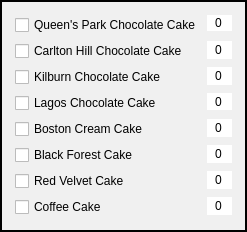
     <widget class="QGroupBox" name="cakeBox">
      <property name="styleSheet">
       <string notr="true">QGroupBox {
	background-color: rgb(240, 240, 240);
	border: 2px solid black;
	padding: 2px;
}</string>
      </property>
      <property name="title">
       <string/>
      </property>
      <layout class="QFormLayout" name="formLayout_2">
       <item row="0" column="0">
        <widget class="QCheckBox" name="queenchocoBox">
         <property name="text">
          <string>Queen's Park Chocolate Cake</string>
         </property>
         <property name="iconSize">
          <size>
           <width>16</width>
           <height>16</height>
          </size>
         </property>
         <property name="autoRepeat">
          <bool>false</bool>
         </property>
         <property name="tristate">
          <bool>false</bool>
         </property>
        </widget>
       </item>
       <item row="1" column="0">
        <widget class="QCheckBox" name="carltonBox">
         <property name="text">
          <string>Carlton Hill Chocolate Cake</string>
         </property>
         <property name="iconSize">
          <size>
           <width>16</width>
           <height>16</height>
          </size>
         </property>
         <property name="autoRepeat">
          <bool>false</bool>
         </property>
         <property name="tristate">
          <bool>false</bool>
         </property>
        </widget>
       </item>
       <item row="2" column="0">
        <widget class="QCheckBox" name="kilburnBox">
         <property name="text">
          <string>Kilburn Chocolate Cake </string>
         </property>
         <property name="iconSize">
          <size>
           <width>16</width>
           <height>16</height>
          </size>
         </property>
         <property name="autoRepeat">
          <bool>false</bool>
         </property>
         <property name="tristate">
          <bool>false</bool>
         </property>
        </widget>
       </item>
       <item row="0" column="1">
        <widget class="QSpinBox" name="chocoSpinBox_queens">
         <property name="sizePolicy">
          <sizepolicy hsizetype="Preferred" vsizetype="Preferred">
           <horstretch>0</horstretch>
           <verstretch>0</verstretch>
          </sizepolicy>
         </property>
         <property name="maximumSize">
          <size>
           <width>39</width>
           <height>16</height>
          </size>
         </property>
         <property name="focusPolicy">
          <enum>Qt::WheelFocus</enum>
         </property>
         <property name="contextMenuPolicy">
          <enum>Qt::DefaultContextMenu</enum>
         </property>
         <property name="styleSheet">
          <string notr="true"/>
         </property>
         <property name="wrapping">
          <bool>false</bool>
         </property>
         <property name="frame">
          <bool>false</bool>
         </property>
         <property name="alignment">
          <set>Qt::AlignCenter</set>
         </property>
         <property name="readOnly">
          <bool>false</bool>
         </property>
         <property name="buttonSymbols">
          <enum>QAbstractSpinBox::NoButtons</enum>
         </property>
         <property name="keyboardTracking">
          <bool>true</bool>
         </property>
         <property name="showGroupSeparator" stdset="0">
          <bool>false</bool>
         </property>
        </widget>
       </item>
       <item row="1" column="1">
        <widget class="QSpinBox" name="chocoSpinBox_carlton">
         <property name="sizePolicy">
          <sizepolicy hsizetype="Preferred" vsizetype="Preferred">
           <horstretch>0</horstretch>
           <verstretch>0</verstretch>
          </sizepolicy>
         </property>
         <property name="maximumSize">
          <size>
           <width>39</width>
           <height>18</height>
          </size>
         </property>
         <property name="focusPolicy">
          <enum>Qt::WheelFocus</enum>
         </property>
         <property name="contextMenuPolicy">
          <enum>Qt::DefaultContextMenu</enum>
         </property>
         <property name="styleSheet">
          <string notr="true"/>
         </property>
         <property name="wrapping">
          <bool>false</bool>
         </property>
         <property name="frame">
          <bool>false</bool>
         </property>
         <property name="alignment">
          <set>Qt::AlignCenter</set>
         </property>
         <property name="readOnly">
          <bool>false</bool>
         </property>
         <property name="buttonSymbols">
          <enum>QAbstractSpinBox::NoButtons</enum>
         </property>
         <property name="keyboardTracking">
          <bool>true</bool>
         </property>
         <property name="showGroupSeparator" stdset="0">
          <bool>false</bool>
         </property>
        </widget>
       </item>
       <item row="2" column="1">
        <widget class="QSpinBox" name="chocoSpinBox_kilburn">
         <property name="sizePolicy">
          <sizepolicy hsizetype="Preferred" vsizetype="Preferred">
           <horstretch>0</horstretch>
           <verstretch>0</verstretch>
          </sizepolicy>
         </property>
         <property name="maximumSize">
          <size>
           <width>39</width>
           <height>18</height>
          </size>
         </property>
         <property name="focusPolicy">
          <enum>Qt::WheelFocus</enum>
         </property>
         <property name="contextMenuPolicy">
          <enum>Qt::DefaultContextMenu</enum>
         </property>
         <property name="styleSheet">
          <string notr="true"/>
         </property>
         <property name="wrapping">
          <bool>false</bool>
         </property>
         <property name="frame">
          <bool>false</bool>
         </property>
         <property name="alignment">
          <set>Qt::AlignCenter</set>
         </property>
         <property name="readOnly">
          <bool>false</bool>
         </property>
         <property name="buttonSymbols">
          <enum>QAbstractSpinBox::NoButtons</enum>
         </property>
         <property name="keyboardTracking">
          <bool>true</bool>
         </property>
         <property name="showGroupSeparator" stdset="0">
          <bool>false</bool>
         </property>
        </widget>
       </item>
       <item row="3" column="0">
        <widget class="QCheckBox" name="lagosBox">
         <property name="text">
          <string>Lagos Chocolate Cake </string>
         </property>
         <property name="iconSize">
          <size>
           <width>16</width>
           <height>16</height>
          </size>
         </property>
         <property name="autoRepeat">
          <bool>false</bool>
         </property>
         <property name="tristate">
          <bool>false</bool>
         </property>
        </widget>
       </item>
       <item row="4" column="0">
        <widget class="QCheckBox" name="bostonBox">
         <property name="text">
          <string>Boston Cream Cake </string>
         </property>
         <property name="iconSize">
          <size>
           <width>16</width>
           <height>16</height>
          </size>
         </property>
         <property name="autoRepeat">
          <bool>false</bool>
         </property>
         <property name="tristate">
          <bool>false</bool>
         </property>
        </widget>
       </item>
       <item row="5" column="0">
        <widget class="QCheckBox" name="blackforestBox">
         <property name="text">
          <string>Black Forest Cake </string>
         </property>
         <property name="iconSize">
          <size>
           <width>16</width>
           <height>16</height>
          </size>
         </property>
         <property name="autoRepeat">
          <bool>false</bool>
         </property>
         <property name="tristate">
          <bool>false</bool>
         </property>
        </widget>
       </item>
       <item row="6" column="0">
        <widget class="QCheckBox" name="rvBox">
         <property name="text">
          <string>Red Velvet Cake </string>
         </property>
         <property name="iconSize">
          <size>
           <width>16</width>
           <height>16</height>
          </size>
         </property>
         <property name="autoRepeat">
          <bool>false</bool>
         </property>
         <property name="tristate">
          <bool>false</bool>
         </property>
        </widget>
       </item>
       <item row="7" column="0">
        <widget class="QCheckBox" name="coffeecakeBox">
         <property name="text">
          <string>Coffee Cake</string>
         </property>
         <property name="iconSize">
          <size>
           <width>16</width>
           <height>16</height>
          </size>
         </property>
         <property name="autoRepeat">
          <bool>false</bool>
         </property>
         <property name="tristate">
          <bool>false</bool>
         </property>
        </widget>
       </item>
       <item row="3" column="1">
        <widget class="QSpinBox" name="chocoSpinBox_lagos">
         <property name="sizePolicy">
          <sizepolicy hsizetype="Preferred" vsizetype="Preferred">
           <horstretch>0</horstretch>
           <verstretch>0</verstretch>
          </sizepolicy>
         </property>
         <property name="maximumSize">
          <size>
           <width>39</width>
           <height>17</height>
          </size>
         </property>
         <property name="focusPolicy">
          <enum>Qt::WheelFocus</enum>
         </property>
         <property name="contextMenuPolicy">
          <enum>Qt::DefaultContextMenu</enum>
         </property>
         <property name="styleSheet">
          <string notr="true"/>
         </property>
         <property name="wrapping">
          <bool>false</bool>
         </property>
         <property name="frame">
          <bool>false</bool>
         </property>
         <property name="alignment">
          <set>Qt::AlignCenter</set>
         </property>
         <property name="readOnly">
          <bool>false</bool>
         </property>
         <property name="buttonSymbols">
          <enum>QAbstractSpinBox::NoButtons</enum>
         </property>
         <property name="keyboardTracking">
          <bool>true</bool>
         </property>
         <property name="showGroupSeparator" stdset="0">
          <bool>false</bool>
         </property>
        </widget>
       </item>
       <item row="4" column="1">
        <widget class="QSpinBox" name="chocoSpinBox_boston">
         <property name="sizePolicy">
          <sizepolicy hsizetype="Preferred" vsizetype="Preferred">
           <horstretch>0</horstretch>
           <verstretch>0</verstretch>
          </sizepolicy>
         </property>
         <property name="maximumSize">
          <size>
           <width>39</width>
           <height>18</height>
          </size>
         </property>
         <property name="focusPolicy">
          <enum>Qt::WheelFocus</enum>
         </property>
         <property name="contextMenuPolicy">
          <enum>Qt::DefaultContextMenu</enum>
         </property>
         <property name="styleSheet">
          <string notr="true"/>
         </property>
         <property name="wrapping">
          <bool>false</bool>
         </property>
         <property name="frame">
          <bool>false</bool>
         </property>
         <property name="alignment">
          <set>Qt::AlignCenter</set>
         </property>
         <property name="readOnly">
          <bool>false</bool>
         </property>
         <property name="buttonSymbols">
          <enum>QAbstractSpinBox::NoButtons</enum>
         </property>
         <property name="keyboardTracking">
          <bool>true</bool>
         </property>
         <property name="showGroupSeparator" stdset="0">
          <bool>false</bool>
         </property>
        </widget>
       </item>
       <item row="5" column="1">
        <widget class="QSpinBox" name="chocoSpinBox_blackforest">
         <property name="sizePolicy">
          <sizepolicy hsizetype="Preferred" vsizetype="Preferred">
           <horstretch>0</horstretch>
           <verstretch>0</verstretch>
          </sizepolicy>
         </property>
         <property name="maximumSize">
          <size>
           <width>39</width>
           <height>18</height>
          </size>
         </property>
         <property name="focusPolicy">
          <enum>Qt::WheelFocus</enum>
         </property>
         <property name="contextMenuPolicy">
          <enum>Qt::DefaultContextMenu</enum>
         </property>
         <property name="styleSheet">
          <string notr="true"/>
         </property>
         <property name="wrapping">
          <bool>false</bool>
         </property>
         <property name="frame">
          <bool>false</bool>
         </property>
         <property name="alignment">
          <set>Qt::AlignCenter</set>
         </property>
         <property name="readOnly">
          <bool>false</bool>
         </property>
         <property name="buttonSymbols">
          <enum>QAbstractSpinBox::NoButtons</enum>
         </property>
         <property name="keyboardTracking">
          <bool>true</bool>
         </property>
         <property name="showGroupSeparator" stdset="0">
          <bool>false</bool>
         </property>
        </widget>
       </item>
       <item row="6" column="1">
        <widget class="QSpinBox" name="chocoSpinBox_redvelvet">
         <property name="sizePolicy">
          <sizepolicy hsizetype="Preferred" vsizetype="Preferred">
           <horstretch>0</horstretch>
           <verstretch>0</verstretch>
          </sizepolicy>
         </property>
         <property name="maximumSize">
          <size>
           <width>39</width>
           <height>18</height>
          </size>
         </property>
         <property name="focusPolicy">
          <enum>Qt::WheelFocus</enum>
         </property>
         <property name="contextMenuPolicy">
          <enum>Qt::DefaultContextMenu</enum>
         </property>
         <property name="styleSheet">
          <string notr="true"/>
         </property>
         <property name="wrapping">
          <bool>false</bool>
         </property>
         <property name="frame">
          <bool>false</bool>
         </property>
         <property name="alignment">
          <set>Qt::AlignCenter</set>
         </property>
         <property name="readOnly">
          <bool>false</bool>
         </property>
         <property name="buttonSymbols">
          <enum>QAbstractSpinBox::NoButtons</enum>
         </property>
         <property name="keyboardTracking">
          <bool>true</bool>
         </property>
         <property name="showGroupSeparator" stdset="0">
          <bool>false</bool>
         </property>
        </widget>
       </item>
       <item row="7" column="1">
        <widget class="QSpinBox" name="chocoSpinBox_coffeecake">
         <property name="sizePolicy">
          <sizepolicy hsizetype="Preferred" vsizetype="Preferred">
           <horstretch>0</horstretch>
           <verstretch>0</verstretch>
          </sizepolicy>
         </property>
         <property name="maximumSize">
          <size>
           <width>39</width>
           <height>18</height>
          </size>
         </property>
         <property name="focusPolicy">
          <enum>Qt::WheelFocus</enum>
         </property>
         <property name="contextMenuPolicy">
          <enum>Qt::DefaultContextMenu</enum>
         </property>
         <property name="styleSheet">
          <string notr="true"/>
         </property>
         <property name="wrapping">
          <bool>false</bool>
         </property>
         <property name="frame">
          <bool>false</bool>
         </property>
         <property name="alignment">
          <set>Qt::AlignCenter</set>
         </property>
         <property name="readOnly">
          <bool>false</bool>
         </property>
         <property name="buttonSymbols">
          <enum>QAbstractSpinBox::NoButtons</enum>
         </property>
         <property name="keyboardTracking">
          <bool>true</bool>
         </property>
         <property name="showGroupSeparator" stdset="0">
          <bool>false</bool>
         </property>
        </widget>
       </item>
      </layout>
     </widget>
